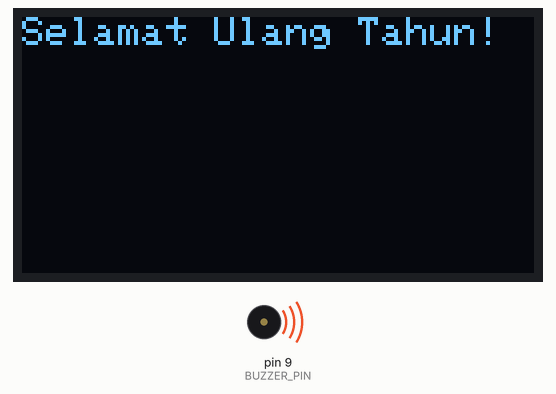
Simulated run of this sketch. Board: Arduino Uno, built with avr-gcc and run on an emulated ATmega328P. On the bench: 128×64 one-colour display, buzzer (waves = sounding).

Above: at 2.18 s.
At 11.8 s:
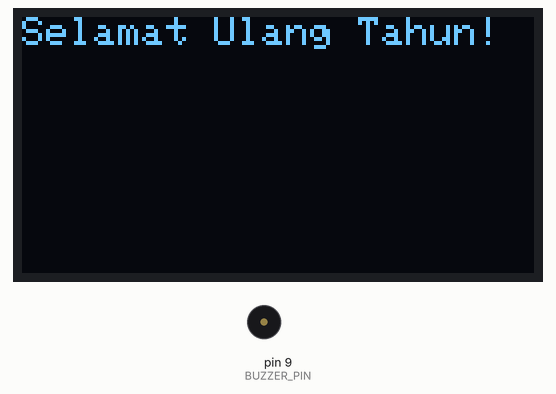
Timing chart, 0 to 130.0 s (numbered marks = the images above):
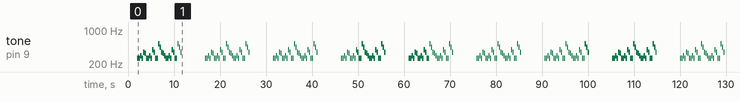

Measured:
- by itself, tone on pin 9 (BUZZER_PIN): plays 262 Hz for 0.25 s, 262 Hz for 0.25 s, 294 Hz for 0.25 s, 262 Hz for 0.25 s, 349 Hz for 0.25 s, 330 Hz for 0.25 s … (270 notes in this stretch)

The sketch:

birthdayGreetings.ino
```cpp
#include <Wire.h> // Library untuk komunikasi I2C
#include <Adafruit_GFX.h> // Library grafis dasar untuk perangkat OLED
#include <Adafruit_SSD1306.h> // Library khusus untuk perangkat OLED SSD1306

#define SCREEN_WIDTH 128 // Lebar layar OLED
#define SCREEN_HEIGHT 64 // Tinggi layar OLED

// Pin I2C
#define OLED_RESET     -1 // Reset pin # (atau -1 jika tidak digunakan)
Adafruit_SSD1306 display(SCREEN_WIDTH, SCREEN_HEIGHT, &Wire, OLED_RESET); // Inisialisasi objek display OLED

// Pin buzzer
#define BUZZER_PIN 9

// Definisi frekuensi nada manual
#define NOTE_C4 262
#define NOTE_D4 294
#define NOTE_E4 330
#define NOTE_F4 349
#define NOTE_G4 392
#define NOTE_A4 440
#define NOTE_B4 494
#define NOTE_C5 523
#define NOTE_C6 1047

// Melodi dan durasi
int melody[] = {
  NOTE_C4, NOTE_C4, NOTE_D4, NOTE_C4, NOTE_F4, NOTE_E4, // Selamat
  NOTE_C4, NOTE_C4, NOTE_D4, NOTE_C4, NOTE_G4, NOTE_F4, // Ulang
  NOTE_C4, NOTE_C4, NOTE_C5, NOTE_A4, NOTE_F4, NOTE_E4, NOTE_D4, // Tahun
  NOTE_C4, NOTE_C4, NOTE_D4, NOTE_C4, NOTE_G4, NOTE_F4, // Selamat
  NOTE_C4, NOTE_C4, NOTE_C5, NOTE_A4, NOTE_F4, NOTE_E4, NOTE_D4, // Ulang
  NOTE_C6, NOTE_F4, NOTE_E4, NOTE_D4, NOTE_C6, NOTE_F4, NOTE_E4, NOTE_D4, NOTE_B4, NOTE_C5 // Tahun
};

int noteDurations[] = {
  4, 4, 4, 4, 4, 4, // Selamat
  4, 4, 4, 4, 4, 4, // Ulang
  4, 4, 4, 4, 4, 4, 4, // Tahun
  4, 4, 4, 4, 4, 4, // Selamat
  4, 4, 4, 4, 4, 4, 4, // Ulang
  2, 4, 4, 4, 2, 4, 4, 4, 4, 4 // Tahun
};

int thisNote = 0; // Indeks untuk melacak nada yang sedang dimainkan

void setup() {
  // Inisialisasi layar OLED
  if(!display.begin(SSD1306_SWITCHCAPVCC, 0x3C)) { // Alamat I2C OLED
    Serial.println(F("SSD1306 allocation failed")); // Pesan jika inisialisasi gagal
    for(;;); // Loop tak terbatas jika inisialisasi gagal
  }
  delay(2000); // Tunggu 2 detik sebelum melanjutkan
  display.clearDisplay(); // Bersihkan layar OLED
  display.setTextSize(1); // Set ukuran teks
  display.setTextColor(SSD1306_WHITE); // Set warna teks
  display.setCursor(0, 0); // Set posisi kursor
  display.println("Selamat Ulang Tahun!"); // Tampilkan pesan
  display.display(); // Update layar OLED

  // Inisialisasi buzzer
  pinMode(BUZZER_PIN, OUTPUT); // Set pin buzzer sebagai output
}

void loop() {
  int noteDuration = 1000 / noteDurations[thisNote]; // Hitung durasi nada saat ini
  tone(BUZZER_PIN, melody[thisNote], noteDuration); // Mainkan nada saat ini

  int pauseBetweenNotes = noteDuration * 1.30; // Hitung jeda antara nada
  delay(pauseBetweenNotes); // Tunggu selama jeda

  noTone(BUZZER_PIN); // Berhenti memainkan nada

  thisNote++; // Pindah ke nada berikutnya
  if (thisNote == 30) { // Jika semua nada telah dimainkan
    thisNote = 0; // Reset indeks nada
    delay(5000); // Tunggu 5 detik sebelum memainkan ulang
  }
}
```
